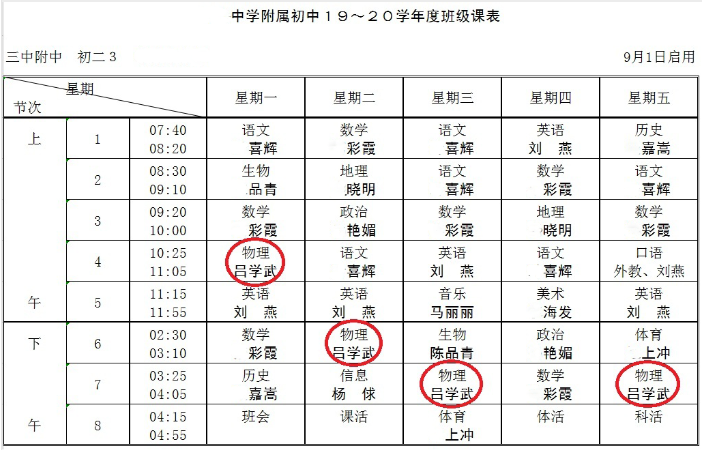
#> input picture services/TableStructureRec/tests/test_files/wired/table1.png, 705 x 450 px, found by its file name
$ python recognition_http.py --root ../../services/FormulaRecognition/tests/test_files --output out.png
#> lines starting #> are read from the running program, lines starting #| are printed output that depends on the picture
### scripts/benchmarks/recognition_cpu.py
"""Measure verified bundles with one serial native slot per process."""
from __future__ import annotations

import argparse
import hashlib
import io
import json
import math
import multiprocessing as mp
import os
from pathlib import Path
import queue
import statistics
import sys
import time
import traceback


# [6 lines left out: function write_json, not called in this run]


def percentile(values, p):
    values = sorted(values)
    return values[max(0, math.ceil(len(values) * p) - 1)] if values else None


# [16 lines left out: functions memory, temperature, not called in this run]


def interleave_formula_entries(entries):
    """Visit each formula family before its next manifest-ordered variant."""
    groups = {}
    for entry in entries:
        base = entry["id"]
        if entry.get("category") != "historical":
            for suffix in ("-light", "-dark", "-scaled", "-transparent"):
                if base.endswith(suffix):
                    base = base[:-len(suffix)]
                    break
        groups.setdefault(base, []).append(entry)
    return [group[index] for index in range(max(map(len, groups.values()), default=0))
            for group in groups.values() if index < len(group)]


def corpus(root: Path, service: str):
#> called with service = 'table'
    from PIL import Image, ImageDraw, ImageFont
    expectations = {}
    formula_paths = {}
    if service == "latex":
        manifest = root / "tests/corpus/manifest.json"
        entries = json.loads(manifest.read_text(encoding="utf-8"))
        if isinstance(entries, dict):
            entries = entries["fixtures"]
        entries = interleave_formula_entries([entry for entry in entries if entry.get("benchmark", True) is not False])
        images = [(entry["id"], Image.open(manifest.parent / entry["image"])) for entry in entries]
        formula_paths = {entry["id"]: manifest.parent / entry["image"] for entry in entries}
        expectations = {entry["id"]: entry for entry in entries}
    else:
        image = Image.new("RGB", (1000, 500), "white")
#> image: PIL image 1000x500 RGB; every value is 255
        draw, font = ImageDraw.Draw(image), ImageFont.load_default(size=28)
        for x in (30, 340, 650, 970):
            draw.line((x, 20, x, 480), fill="black", width=4)
        for y in (20, 135, 250, 365, 480):
            draw.line((30, y, 970, y), fill="black", width=4)
        rows = (("Product", "Quantity", "Price"), ("Notebook", "12", "5.00"), ("Marker", "6", "2.50"), ("Folder", "9", "3.25"))
        for row, values in enumerate(rows):
            for col, value in enumerate(values):
                draw.text((70 + col * 315, 60 + row * 115), value, fill="black", font=font)
        images = [("synthetic-wired", image)] + [(name, Image.open(root / "tests/test_files" / path)) for name, path in (
            ("upstream-wired", "wired/table1.png"), ("upstream-lineless", "lineless_table_recognition.jpg"), ("upstream-table", "table.jpg"))]
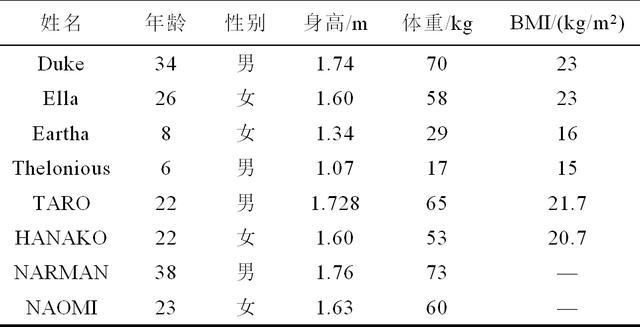
#> input picture services/TableStructureRec/tests/test_files/lineless_table_recognition.jpg, 640 x 327 px, found by its file name
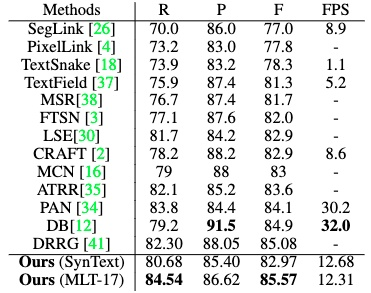
#> input picture services/TableStructureRec/tests/test_files/table.jpg, 371 x 293 px, found by its file name
#> images = 4 items
    result = []
    for name, image in images:
        data = io.BytesIO()
        if name in formula_paths and image.format == "WEBP":
            payload = formula_paths[name].read_bytes()
        else:
            image.save(data, format="WEBP", lossless=True)
            payload = data.getvalue()
        metadata = {"name": name, "width": image.width, "height": image.height, "bytes": len(payload), "sha256": hashlib.sha256(payload).hexdigest()}
        if name in expectations:
            if expectations[name].get("sha256") and metadata["sha256"] != expectations[name]["sha256"]:
                raise ValueError(f"Corpus fixture hash mismatch: {name}")
            metadata["expectation"] = expectations[name]
        result.append((name, payload, metadata))
        image.close()
#> this loop made 4 passes
#> name on passes 1 to 4: 'synthetic-wired', 'upstream-wired', 'upstream-lineless', 'upstream-table'
#> after the loop, result = 4 items
    return result


# [188 lines left out: functions corpus_omissions, validate_output, table_runtime, worker, main, not called in this run]


# [2 lines that do not run on import are left out]

### scripts/benchmarks/recognition_http.py
"""Measure balanced table/formula demand through verified local mTLS endpoints."""
from __future__ import annotations

import argparse
import hashlib
import http.client
import json
import queue
import socket
import ssl
import statistics
import threading
import time
from pathlib import Path

from recognition_cpu import corpus, corpus_omissions, memory, percentile, temperature, validate_output, write_json


class LoopbackHTTPS(http.client.HTTPSConnection):
    def connect(self):
        sock = socket.create_connection(("127.0.0.1", self.port), self.timeout)
        self.sock = self._context.wrap_socket(sock, server_hostname=self.host)


# [5 lines left out: function connection, not called in this run]


def main():
    parser = argparse.ArgumentParser(description=__doc__)
    parser.add_argument("--root", type=Path, required=True)
    parser.add_argument("--pki-dir", type=Path)
    parser.add_argument("--seconds", type=float, default=180)
    parser.add_argument("--output", type=Path, required=True)
    parser.add_argument("--table-port", type=int, default=18080)
    parser.add_argument("--latex-port", type=int, default=18081)
    parser.add_argument("--table-pid", type=int)
    parser.add_argument("--latex-pid", type=int)
    args = parser.parse_args()
    if args.seconds <= 0 or any(not 1 <= port <= 65535 for port in (args.table_port, args.latex_port)):
        parser.error("Duration must be positive and ports must be between 1 and 65535")
    roots = {"table": args.root / "services/TableStructureRec", "latex": args.root / "services/FormulaRecognition"}
    samples = {kind: corpus(root, kind) for kind, root in roots.items()}
#> (reads services/FormulaRecognition/tests/corpus/manifest.json from the repository)
    pki = args.pki_dir or args.root / "probe-pki"
    clients = {kind: connection(kind, port, pki) for kind, port in (("table", args.table_port), ("latex", args.latex_port))}
    for client in clients.values():
        try:
            client.request("GET", "/health/ready", headers={"Connection": "close"})
            response = client.getresponse()
            body = response.read()
            if response.status != 200:
                raise RuntimeError(f"Worker is not ready: {response.status} {body!r}")
        finally:
            client.close()
    records, outputs = {"table": [], "latex": []}, {"table": {}, "latex": {}}
    errors, memory_samples = [], []
    failed = threading.Event()

    # [24 lines left out: function request, not called in this run]

    for kind in clients:
        for index in range(len(samples[kind])):
            print(f"warmup {kind}/{samples[kind][index][0]}", flush=True)
            if not request(kind, index, timed=False):
                write_json(args.output, {"errors": errors, "phase": "warmup"})
                raise SystemExit(1)
    jobs = queue.Queue(maxsize=8)

    # [8 lines left out: function formulas, not called in this run]

    sample_stop = threading.Event()
    started = time.perf_counter()
    # [9 lines left out: function sample_memory, not called in this run]

    formula_thread = threading.Thread(target=formulas, daemon=True)
    sampler = threading.Thread(target=sample_memory, daemon=True)
    formula_thread.start()
    sampler.start()
    offered_count = 0
    peak_backlog = 0
    try:
        while time.perf_counter() - started < args.seconds and not failed.is_set():
            offered = time.perf_counter()
            while not failed.is_set():
                try:
                    jobs.put((offered_count, offered), timeout=.2)
                    break
                except queue.Full:
                    continue
            if failed.is_set():
                break
            peak_backlog = max(peak_backlog, jobs.qsize())
            request("table", offered_count, offered)
            offered_count += 1
    finally:
        # A failed consumer must never leave the producer blocked on a full queue.
        while formula_thread.is_alive():
            try:
                jobs.put(None, timeout=.2)
                break
            except queue.Full:
                continue
        formula_thread.join(timeout=60 * (jobs.maxsize + 2))
        if formula_thread.is_alive():
            errors.append({"service": "latex", "exception": "Formula drain exceeded bounded deadline"})
        elapsed = time.perf_counter() - started
        sample_stop.set()
        sampler.join(timeout=2)
        for client in clients.values():
            client.close()
    report = {"elapsed_seconds": elapsed, "requested_seconds": args.seconds, "offered_pairs": offered_count,
              "mix": "one formula per table", "maximum_formula_backlog": 8, "peak_formula_backlog": peak_backlog,
              "transport": "verified mutual TLS over loopback; fresh TLS connection per request", "p95_method": "nearest-rank",
              "errors": errors, "services": {}, "memory_samples": memory_samples,
              "corpus": {kind: [sample[2] for sample in values] for kind, values in samples.items()},
              "corpus_omissions": {kind: corpus_omissions(root, kind) for kind, root in roots.items()},
              "output_hashes": {kind: {name: sorted(values) for name, values in rows.items()} for kind, rows in outputs.items()}}
    for kind, rows in records.items():
        durations = [row["seconds"] for row in rows]
        offered = [row["offered_seconds"] for row in rows]
        waits = [row["queue_seconds"] for row in rows]
        report["services"][kind] = {"successes": len(rows), "throughput_rps": len(rows) / elapsed,
            "mean_ms": statistics.mean(durations) * 1000 if durations else None,
            "p95_ms": percentile(durations, .95) * 1000 if durations else None,
            "offered_p95_ms": percentile(offered, .95) * 1000 if offered else None,
            "queue_p95_ms": percentile(waits, .95) * 1000 if waits else None, "samples": rows}
    report["balanced_pairs_rps"] = min(len(rows) for rows in records.values()) / elapsed
    report["combined_successful_extractions_rps"] = sum(len(rows) for rows in records.values()) / elapsed
    write_json(args.output, report)
    print(json.dumps({key: report[key] for key in ("elapsed_seconds", "balanced_pairs_rps", "errors", "services")}))
    if errors or len(records["table"]) != len(records["latex"]) or not records["table"]:
        raise SystemExit(1)


if __name__ == "__main__":
#> (the run stopped early here; a loop or call above may not have finished)
